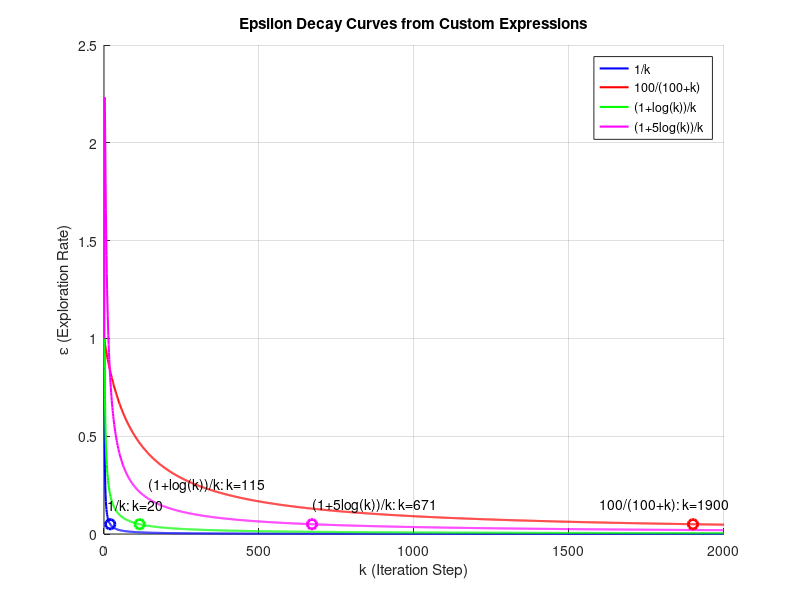
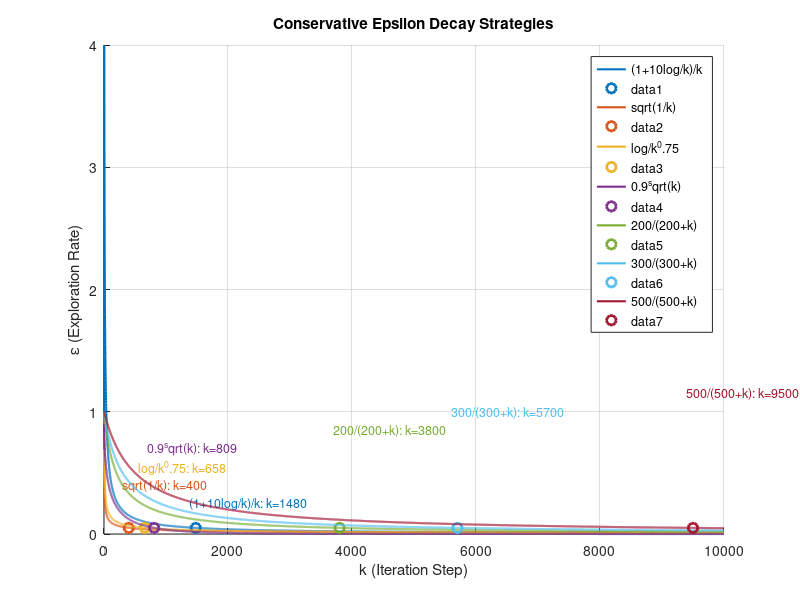

Reproduce these figures in MATLAB, in order.
% Visualize epsilon decay curves from different expressions
clear; clc; close all;

k = 1:2000;

% Compute epsilon values for each expression
eps_1_over_k        = 1 ./ k;
eps_100_over_100k   = 100 ./ (100 + k);
eps_1log_over_k     = (1 + log(k)) ./ k;
eps_1_5log_over_k   = (1 + 5 * log(k)) ./ k;

% Find k where epsilon drops below 0.05
k_1_over_k        = find(eps_1_over_k <= 0.05, 1);
k_100_over_100k   = find(eps_100_over_100k <= 0.05, 1);
k_1log_over_k     = find(eps_1log_over_k <= 0.05, 1);
k_1_5log_over_k   = find(eps_1_5log_over_k <= 0.05, 1);

% Plot the curves
figure; hold on;
plot(k, eps_1_over_k,        'b-', 'LineWidth', 1.5);
plot(k, eps_100_over_100k,   'r-', 'LineWidth', 1.5);
plot(k, eps_1log_over_k,     'g-', 'LineWidth', 1.5);
plot(k, eps_1_5log_over_k,   'm-', 'LineWidth', 1.5);

% Add markers for epsilon = 0.05
plot(k_1_over_k, eps_1_over_k(k_1_over_k), 'bo', 'MarkerSize', 7, 'LineWidth', 2);
plot(k_100_over_100k, eps_100_over_100k(k_100_over_100k), 'ro', 'MarkerSize', 7, 'LineWidth', 2);
plot(k_1log_over_k, eps_1log_over_k(k_1log_over_k), 'go', 'MarkerSize', 7, 'LineWidth', 2);
plot(k_1_5log_over_k, eps_1_5log_over_k(k_1_5log_over_k), 'mo', 'MarkerSize', 7, 'LineWidth', 2);

% Label the markers
text(k_1_over_k-10, eps_1_over_k(k_1_over_k)+0.1, sprintf('1/k: k=%d', k_1_over_k));
text(k_100_over_100k -300, eps_100_over_100k(k_100_over_100k)+0.1, sprintf('100/(100+k): k=%d', k_100_over_100k));
text(k_1log_over_k + 30, eps_1log_over_k(k_1log_over_k)+0.2, sprintf('(1+log(k))/k: k=%d', k_1log_over_k));
text(k_1_5log_over_k, eps_1_5log_over_k(k_1_5log_over_k)+0.1, sprintf('(1+5log(k))/k: k=%d', k_1_5log_over_k));

% Final plot formatting
xlabel('k (Iteration Step)');
ylabel('\epsilon (Exploration Rate)');
title('Epsilon Decay Curves from Custom Expressions');
legend('1/k', '100/(100+k)', '(1+log(k))/k', '(1+5log(k))/k', 'Location', 'northeast');
grid on;

%% other epsilon decay methods
% Visualize conservative epsilon decay strategies and mark epsilon = 0.05
clear; clc;

k = 1:10000;

% Define epsilon decay expressions
eps_types = {
    '(1+10log/k)/k', @(k) (1 + 10 * log(k)) ./ k;
    'sqrt(1/k)', @(k) sqrt(1 ./ k);
    'log/k^0.75', @(k) log(k + 1) ./ (k .^ 0.75);
    '0.9^sqrt(k)', @(k) 0.9 .^ sqrt(k);
    '200/(200+k)', @(k) 200 ./ (200 + k);
    '300/(300+k)', @(k) 300 ./ (300 + k);
    '500/(500+k)', @(k) 500 ./ (500 + k);
};

% Prepare figure
figure; hold on;

colors = lines(size(eps_types,1));
os = 0.2;
for i = 1:size(eps_types, 1)
    label = eps_types{i, 1};
    eps_fn = eps_types{i, 2};

    eps_values = eps_fn(k);
    k_cross = find(eps_values <= 0.05, 1);

    plot(k, eps_values, 'LineWidth', 1.5, 'DisplayName', label, 'Color', colors(i,:));

    if ~isempty(k_cross)
        plot(k_cross, eps_values(k_cross), 'o', ...
            'MarkerSize', 7, 'LineWidth', 2, 'Color', colors(i,:));
        text(k_cross -100, eps_values(k_cross)+os, ...
            sprintf('%s: k=%d', label, k_cross), ...
            'Color', colors(i,:), 'FontSize', 9);
    end
    os = os+ 0.15;
end

xlabel('k (Iteration Step)');
ylabel('\epsilon (Exploration Rate)');
title('Conservative Epsilon Decay Strategies');
legend('Location', 'northeast');
grid on;